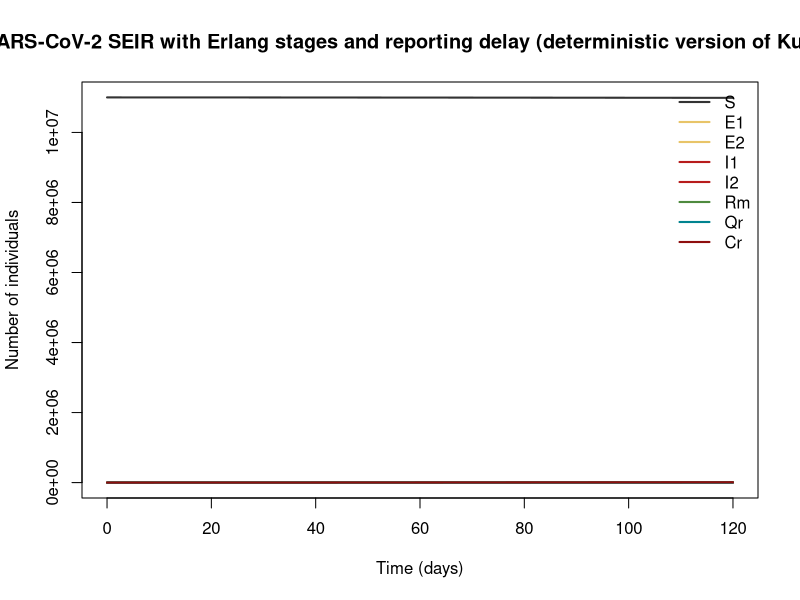

Write R code to recreate this figure.
## Early Wuhan SARS-CoV-2 SEIR with Erlang stages and reporting delay (deterministic version of Kucharski et al. 2020)
## COVID-19.
## Parameter values: 0 of 7 checked against the source; the rest are recalled or illustrative.
## Reference: Kucharski AJ, Russell TW, Diamond C, Liu Y, Edmunds J, Funk S, Eggo RM; CMMID COVID-19 working group. "Early dynamics of transmission and control of COVID-19: a mathematical modelling study." Lancet Infect Dis 2020;20:553–558.…
## Source: https://doi.org/10.1016/S1473-3099(20)30144-4
##
## Generated from a compartmental model diagram (model format v1).
## Regenerating from the same diagram always gives this exact file.
##
## Compartments: S, E1, E2, I1, I2, Rm, Qr, Cr
## Flows (time unit: days):
##   S -> E1          : foi * S
##   E1 -> E2         : 2 / inc_per * E1
##   E2 -> I1         : 2 / inc_per * E2
##   I1 -> I2         : 2 / inf_per * I1
##   I2 -> Rm         : 2 / inf_per * I2
##   (outside) -> Qr  : p_rep * (2 / inc_per) * E2
##   Qr -> Cr         : 1 / rep_delay * Qr

library(deSolve)

# ---- Time ------------------------------------------------------------
times <- seq(0, 120, by = 0.2)  # days

# ---- Parameters ------------------------------------------------------
parameters <- c(
  inc_per = 5.2,    # mean incubation (days)
  inf_per = 2.9,    # mean infectious period (days)
  rep_delay = 6.1,  # mean onset-to-confirmation delay (days)
  R_pre = 2.35,     # R(t) one week before and one week after the 23 Jan 2020 travel restrictions
  R_post = 1.05,    # R(t) one week before and one week after the 23 Jan 2020 travel restrictions
  t_switch = 23,    # date of the change (day) [illustrative]
  p_rep = 1         # fraction of cases eventually confirmed [illustrative]
)

# ---- Initial conditions ----------------------------------------------
state <- c(
  S = 11e6,  # susceptible
  E1 = 20,   # incubating, Erlang-2
  E2 = 0,    # incubating, Erlang-2
  I1 = 10,   # infectious, Erlang-2
  I2 = 0,    # infectious, Erlang-2
  Rm = 0,    # removed
  Qr = 0,    # symptomatic cases awaiting confirmation
  Cr = 0     # cumulative confirmed cases
)

# ---- Model equations -------------------------------------------------
covid_kucharski2020_model <- function(t, state, parameters) {
  with(as.list(c(state, parameters)), {
    # Total population
    N <- S + E1 + E2 + I1 + I2 + Rm

    # Derived quantities
    Rt <- ifelse(t >= t_switch, R_post, R_pre)
    foi <- Rt / inf_per * (I1 + I2) / N

    # Rates of change
    dS <- -foi * S
    dE1 <- foi * S - 2 / inc_per * E1
    dE2 <- 2 / inc_per * E1 - 2 / inc_per * E2
    dI1 <- 2 / inc_per * E2 - 2 / inf_per * I1
    dI2 <- 2 / inf_per * I1 - 2 / inf_per * I2
    dRm <- 2 / inf_per * I2
    dQr <- p_rep * (2 / inc_per) * E2 - 1 / rep_delay * Qr
    dCr <- 1 / rep_delay * Qr

    list(c(dS, dE1, dE2, dI1, dI2, dRm, dQr, dCr))
  })
}

# ---- Solve -----------------------------------------------------------
out <- ode(y = state, times = times, func = covid_kucharski2020_model, parms = parameters, hmax = 0.2)
out <- as.data.frame(out)

# ---- Plot ------------------------------------------------------------
compartment_cols <- c(S = "#333333", E1 = "#E8C468", E2 = "#E8C468", I1 = "#B71C1C", I2 = "#B71C1C", Rm = "#4E8A3E", Qr = "#00838F", Cr = "#8E0E0E")
matplot(out$time, out[, names(compartment_cols)], type = "l", lty = 1, lwd = 2,
        col = compartment_cols, xlab = "Time (days)", ylab = "Number of individuals",
        main = "Early Wuhan SARS-CoV-2 SEIR with Erlang stages and reporting delay (deterministic version of Kucharski et al. 2020)")
legend("topright", legend = names(compartment_cols), col = compartment_cols,
       lty = 1, lwd = 2, bty = "n")
